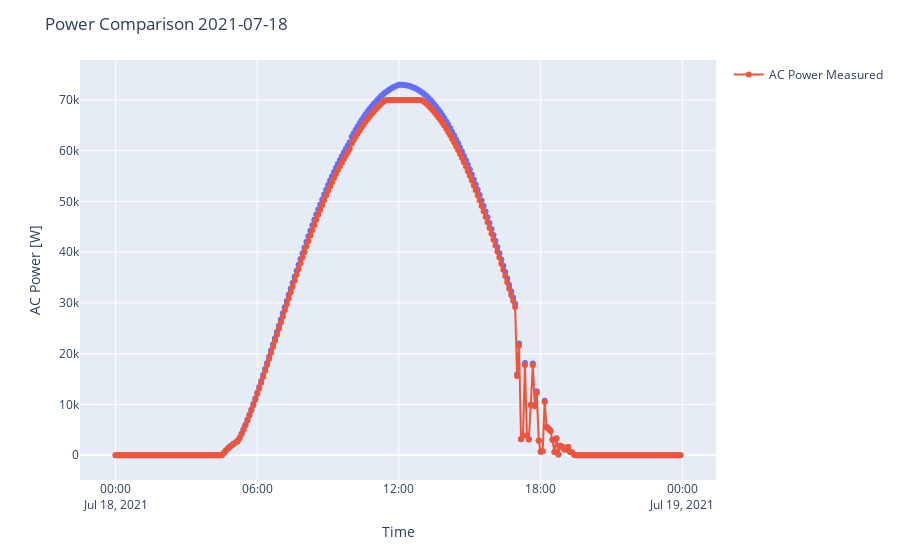

Notebook code cell kept with this figure:
### Markdown cell above
### Visualizing expected values

### Code cell
# Filter the DataFrame to include data for the target date
one_day_df = data_df[data_df.index.date == pd.to_datetime(target_date).date()]
fig = px.scatter(one_day_df, x=one_day_df.index, y='AC_Power_exp', labels={'AC_Power_exp': 'AC Power expected'})
fig.add_scatter(x=one_day_df.index, y=one_day_df['ac_power'], mode='lines+markers', name='AC Power Measured')
# Set the axis labels
fig.update_xaxes(title_text='Time')
fig.update_yaxes(title_text='AC Power [W]')

fig.update_layout(title=f'Power Comparison {target_date}')
fig.show()

### Figure 1 — Plotly figure (JSON) as saved in the notebook; plotly's stock layout.template omitted (floating-point values rounded to 4 significant figures; data arrays with more than 128 entries replaced by an {"elided": "..."} marker saying what was removed)
{"data": [{"hovertemplate": "datetime=%{x}<br>AC Power expected=%{y}<extra></extra>", "legendgroup": "", "marker": {"color": "#636efa", "symbol": "circle"}, "mode": "markers", "name": "", "orientation": "v", "showlegend": false, "type": "scatter", "x": {"elided": "288 str values"}, "xaxis": "x", "y": {"elided": "288 float values"}, "yaxis": "y"}, {"mode": "lines+markers", "name": "AC Power Measured", "type": "scatter", "x": {"elided": "288 str values"}, "y": {"elided": "288 float values"}}], "layout": {"legend": {"tracegroupgap": 0}, "margin": {"t": 60}, "title": {"text": "Power Comparison 2021-07-18"}, "xaxis": {"anchor": "y", "domain": [0, 1], "title": {"text": "Time"}}, "yaxis": {"anchor": "x", "domain": [0, 1], "title": {"text": "AC Power [W]"}}}}
